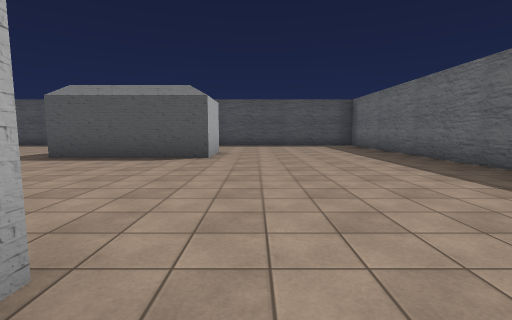
[1] (above)

16 first-person views from a walk through a 3-D level made in the Unity game engine. The camera is 1.4 m above the floor, tilts 6° down and sees 85° across. The floor is counted in squares, 2.57 m on a side. Each view is taken from the middle of a square. On the plan, view 1 faces up. The plan holds only what a view shows up to about 9 squares ahead; the rest is blank. The player character is not drawn. Some animated figures are not drawn. Some surface patterns are stand-ins.

[2]
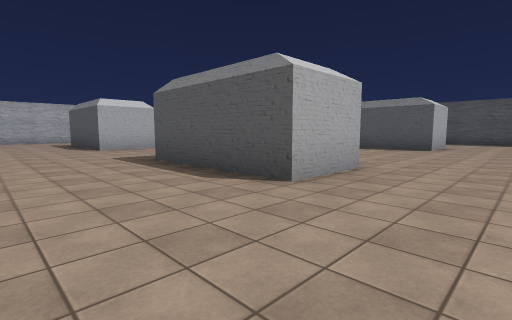

[3]
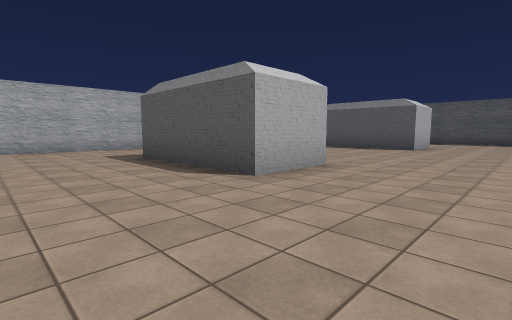

[4]
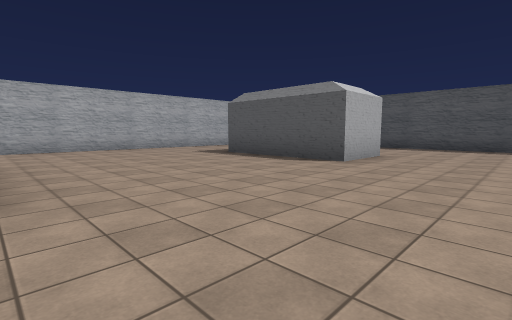

[5]
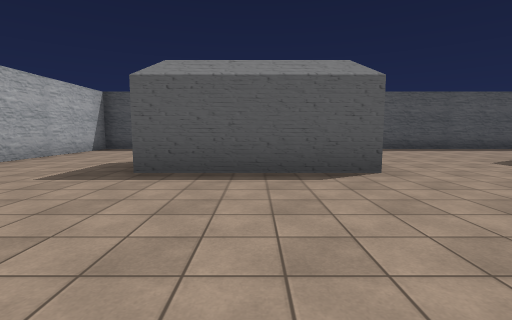

[6]
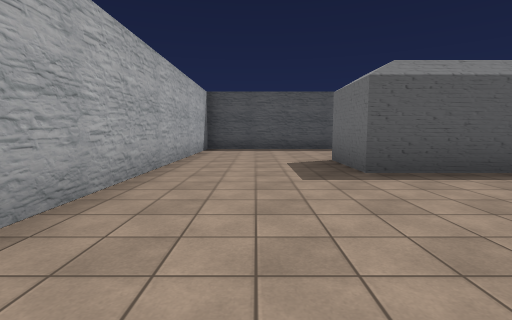

[7]
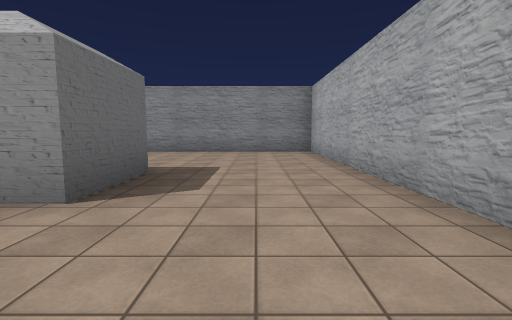

[8]
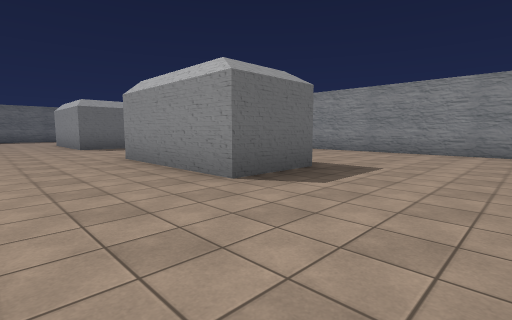

[9]
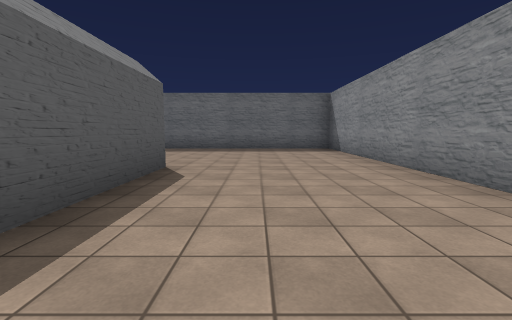

[10]
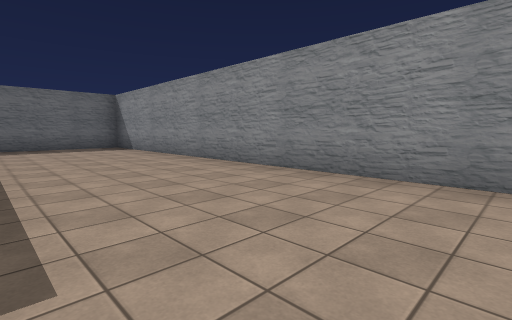

[11]
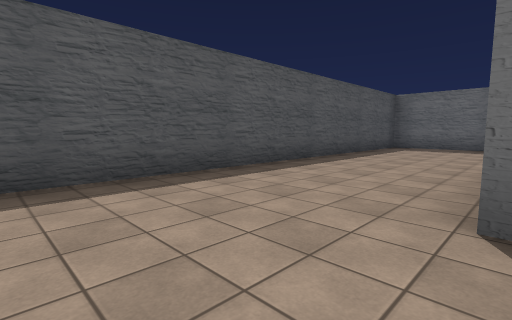

[12]
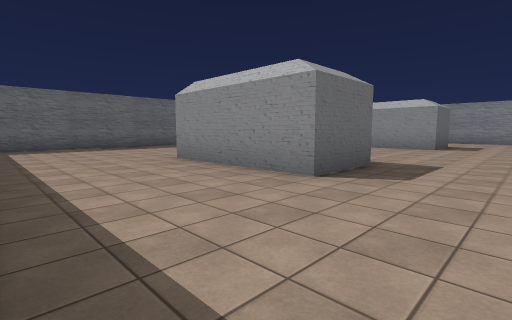

[13]
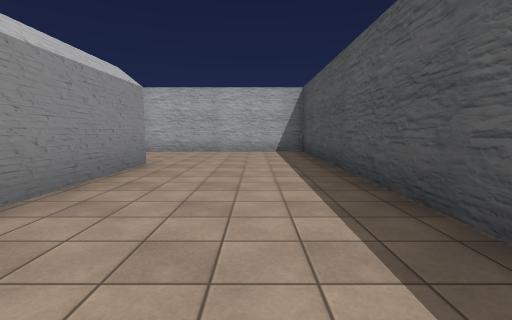

[14]
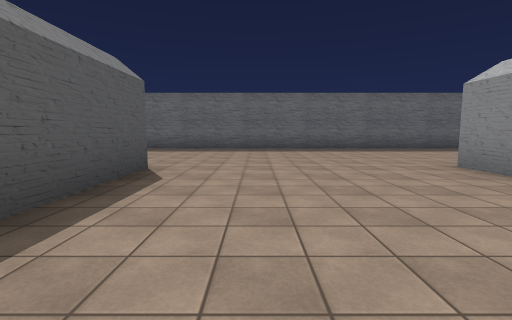

[15]
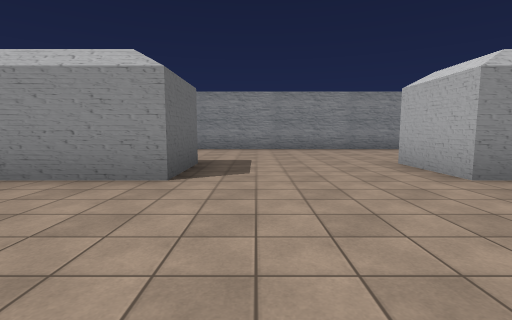

[16]
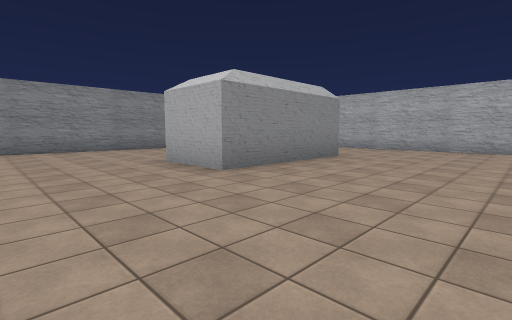

### Floor plan
Points are (right, up) in squares from view 1. A wall is a line through its corners. A room is listed if a view was taken in it or the views show most of it. See-through windows are left out.
Room 1 (views 1, 2, 3, 4, 5, 6, 7, 8, 9, 10, 11, 12, 13, 14, 15, 16)
walls: (-4.2, 1) (-0.8, 1) (-0.8, -0.6) (-4.2, -0.6) (-4.2, 1); (-4.2, 5.6) (-4.2, 7.2) (-0.8, 7.2) (-0.8, 5.6) (-4.2, 5.6); (-7.4, 1) (-7.4, -0.6) (-10.6, -0.6) (-10.6, 1) (-7.4, 1); (-7.4, 7.2) (-7.4, 5.6) (-10.6, 5.6) (-10.6, 7.2) (-7.9, 7.2); (-13.4, -4.2) (3.5, -4.2) (3.5, 10.2) (-13.4, 10.2) (-13.4, -4.2)

Where each view was taken, in squares from view 1:
view 1: 0 up, 0 right, facing up
view 2: 3 down, 1 right, facing up-left
view 3: 3 down, 5 left, facing up-left
view 4: 1 up, 5 left, facing up-left
view 5: 2 up, 9 left, facing up
view 6: 2 up, 12 left, facing up
view 7: 3 up, 12 left, facing down
view 8: 3 up, 13 left, facing down-right
view 9: 2 down, 5 left, facing right
view 10: 1 down, 6 left, facing down-right
view 11: 7 up, 6 left, facing up-right
view 12: 10 up, 6 left, facing down-right
view 13: 9 up, 6 left, facing left
view 14: 4 up, 5 left, facing right
view 15: 4 up, 5 left, facing down
view 16: 4 up, 5 left, facing down-left
